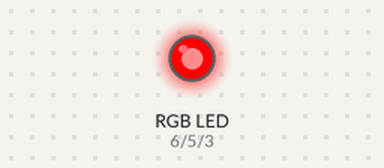
Recording of a sketch running on a simulated Arduino Uno, built with avr-gcc and run on an emulated ATmega328P. On the bench: an RGB LED mixed from three pins (HIGH = lit).

Above: at 0.5 s.
At 1.5 s:
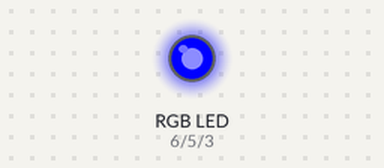
At 2.5 s:
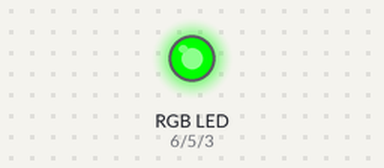
At 3.5 s:
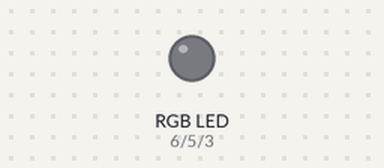
Timing chart, 0 to 5.2 s (numbered marks = the images above):
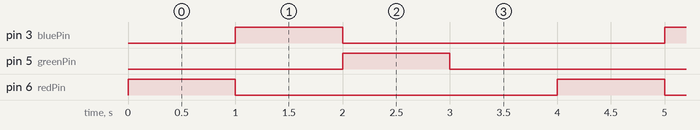

Measured:
- by itself, pin 3 (bluePin), pin 5 (greenPin), pin 6 (redPin): alternates HIGH for 1.0 s and LOW for 3.0 s
- by itself, everything shown: repeats every 4.0 s, in 4 steps

The sketch:

digitalRGB.ino
```cpp
int redPin = 6;
int greenPin = 5;
int bluePin = 3;

void setup() {
  // put your setup code here, to run once:
  pinMode(redPin, OUTPUT);
  pinMode(greenPin, OUTPUT);
  pinMode(bluePin, OUTPUT);

}

void loop() {
  // put your main code here, to run repeatedly:
  digitalWrite( redPin, 1 ); // HIGH
  delay(1000);

  digitalWrite( redPin, 0);
  digitalWrite( bluePin, HIGH);
  delay(1000);

  digitalWrite( bluePin, LOW);
  digitalWrite( greenPin, 1);
  delay(1000);

  digitalWrite( greenPin, 0);
  delay(1000);

}
```
